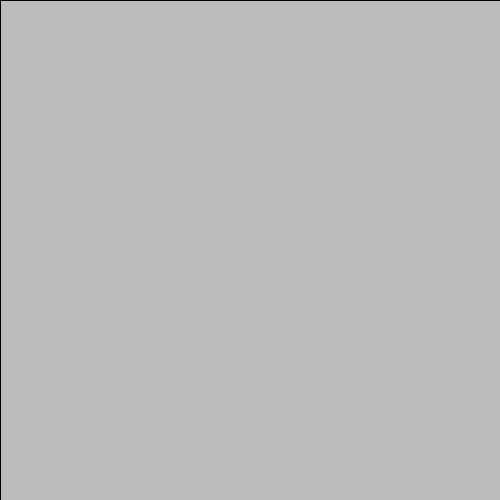
Frame 1 (no input)
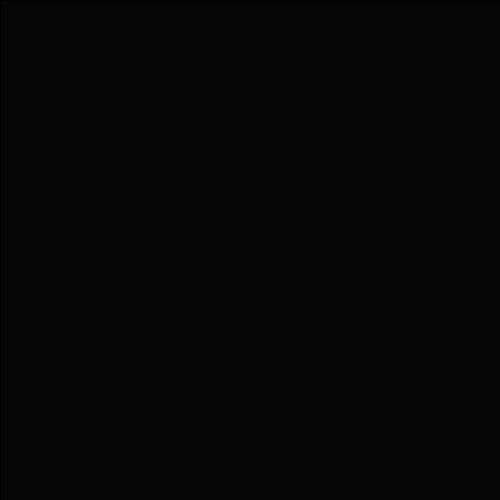
Frame 60 (the mouse pressed at the canvas centre just before this capture)
Frame 120 (the mouse held since frame 60 and released just before this capture): identical to frame 60, image omitted

The Processing sketch that drew these frames (run headless with seeded random() and noise(); from frame 60 on, the mouse is pressed at the canvas centre):

// Processing sketch: processing_107666
// ── processing_107666.pde

int value=0;
float vel=0;


void setup(){
 
  size(500,500);
 
  smooth();
  
  
}
void draw(){
  fill(0,20);
  rect(0, 0, width, height);
  noCursor();

  noStroke();
  
   
  vel=dist(mouseX, mouseY, pmouseX, pmouseY);
  //println(vel);
  
  if(vel>0){
    fill(89, 15, 11);
    rect(250, 480, 20, 20);
    
    fill(106, 125, 17);
    rect(230, 460, 20, 40);
    
    fill(44, 86, 15);
    rect(270, 430, 20, 70);
  }
  
    if(vel>=5){
      fill(89, 15, 11);
    rect(250, 450, 20, 50);
      
      fill(106, 125, 17);
    rect(230, 430, 20, 70);
    
    fill(44, 86, 15);
    rect(270, 400, 20, 100);
  }
  
    if(vel>=10){
      fill(89, 15, 11);
       rect(250, 430, 20, 70);
       
       fill(106, 125, 17);
    rect(230, 400, 20, 100);
    
    fill(44, 86, 15);
    rect(270, 380, 20, 120);
  }
    if(vel>=15){
      fill(89, 15, 11);
       rect(250, 410, 20, 90);
       
        fill(106, 125, 17);
    rect(230, 385, 20, 115);
    
    fill(44, 86, 15);
    rect(270, 344, 20, 156);
  }
    if(vel>=20){
      fill(89, 15, 11);
    rect(250, 380, 20, 120);
    
    fill(106, 125, 17);
    rect(230, 350, 20, 150);
    
    fill(44, 86, 15);
    rect(270, 315, 20, 185);
  }
  
    if(vel>=25){
      fill(89, 15, 11);
    rect(250, 340, 20, 160);
    
    fill(106, 125, 17);
    rect(230, 325, 20, 175);
    
    fill(44, 86, 15);
    rect(270, 300, 20, 200);
  }
  
    if(vel>=30){
      fill(89, 15, 11);
       rect(250, 300, 20, 200);
       
       fill(106, 125, 17);
    rect(230, 305, 20, 195);
    
    fill(44, 86, 15);
    rect(270, 270, 20, 330);
  }
    if(vel>=35){
      fill(89, 15, 11);
       rect(250, 250, 20, 250);
       
        fill(106, 125, 17);
    rect(230, 260, 20, 340);
    
    fill(44, 86, 15);
    rect(270, 250, 20, 350);
  }
}
